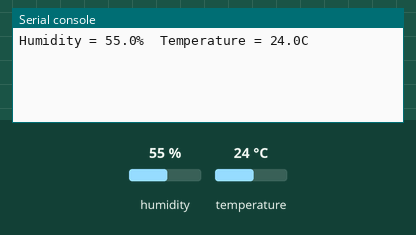
This program was run on a simulated Raspberry Pi Pico running CircuitPython. On the bench: the last lines printed to the serial console. The inputs (shaded band) are chosen by the test bench; at power-on: humidity 55 %, temperature 24 °C.

Above: at 1.2 s.
1.3 s: humidity set to 22 %
At 3.5 s:
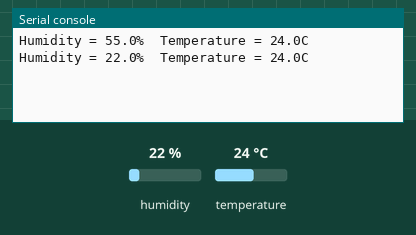
4.1 s: temperature set to 12 °C
At 5.6 s:
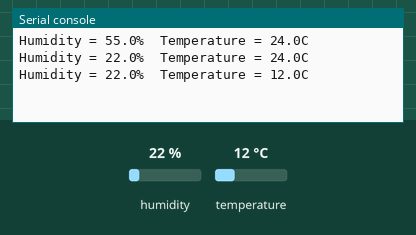
6.9 s: humidity set to 40 %
At 9.8 s:
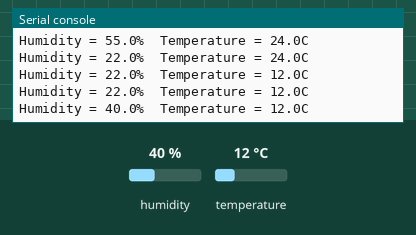
Timing chart, 0 to 11.3 s (numbered marks = the images above; inputs shaded):
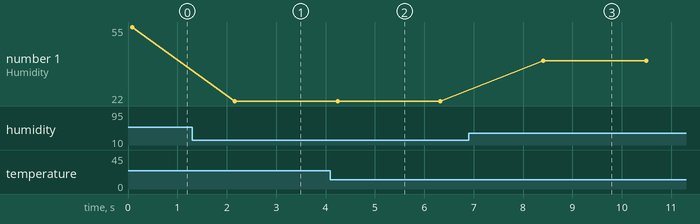

Measured:
- after the input at 1.3 s, the serial console: prints a new line after 0.86 s (image 1)
- after the input at 4.1 s, the serial console: prints a new line after 0.15 s (image 2)
- after the input at 6.9 s, the serial console: prints a new line after 1.5 s (image 3)
- plotted number 1: 55 → 22 after the input at 1.3 s, 22 → 40 after the input at 6.9 s

The program:

aht10_cpython.py
```python
# AHT10 Temperature Sensor Example

import board
from digitalio import DigitalInOut, Pull
from busio import I2C
from time import sleep

# AHT10 I2C Address
AHT_ADDR = 0x38

i2c = I2C(sda=board.GP16, scl=board.GP17)

# Read AHT status
def getStatus():
    resp = bytearray([0])
    i2c.try_lock()
    i2c.readfrom_into (AHT_ADDR, resp)
    i2c.unlock()
    return resp[0]

# Check if a calibration is needed
status = getStatus()
if (status & 0x08) == 0:
    print ('Calibrating')
    i2c.try_lock()
    i2c.writeto(AHT_ADDR, b'\xE1\x08\x00')
    i2c.unlock()
    sleep(0.01)

# Main loop
while True:
    # Start conversion
    i2c.try_lock()
    i2c.writeto(AHT_ADDR, b'\xAC\x33\x00')
    i2c.unlock()
    # Wait conversion
    sleep(0.08)
    # Get result
    resp = bytearray([0,0,0,0,0,0])
    i2c.try_lock()
    i2c.readfrom_into (AHT_ADDR, resp)
    i2c.unlock()
    # Decode result
    umid = (resp[1] << 12) + (resp[2] << 4) + (resp[3] >> 4)
    umid = (umid / 0x100000) * 100.0
    temp = ((resp[3] & 0x0F) << 16) + (resp[4] << 8) + resp[5]
    temp = (temp / 0x100000) * 200.0 - 50.0
    # Show result
    print ('Humidity = {:.1f}%  Temperature = {:.1f}C'.format(umid, temp))
    # Wait between readings
    sleep(2)
```
